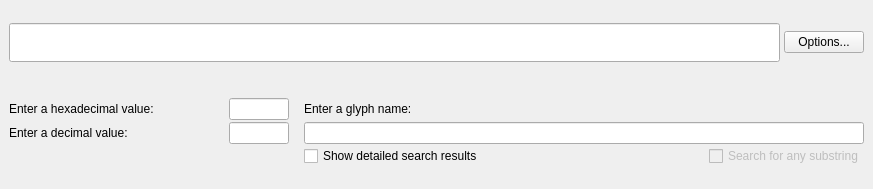
<?xml version="1.0" encoding="UTF-8"?>
<ui version="4.0">
 <class>MainWindow</class>
 <widget class="QMainWindow" name="MainWindow">
  <property name="geometry">
   <rect>
    <x>0</x>
    <y>0</y>
    <width>873</width>
    <height>189</height>
   </rect>
  </property>
  <property name="sizePolicy">
   <sizepolicy hsizetype="Preferred" vsizetype="Preferred">
    <horstretch>0</horstretch>
    <verstretch>0</verstretch>
   </sizepolicy>
  </property>
  <property name="windowTitle">
   <string>Unicode Input Utility</string>
  </property>
  <widget class="QWidget" name="centralwidget">
   <property name="sizePolicy">
    <sizepolicy hsizetype="Preferred" vsizetype="MinimumExpanding">
     <horstretch>0</horstretch>
     <verstretch>0</verstretch>
    </sizepolicy>
   </property>
   <layout class="QVBoxLayout" name="verticalLayout">
    <property name="spacing">
     <number>4</number>
    </property>
    <property name="sizeConstraint">
     <enum>QLayout::SetMinimumSize</enum>
    </property>
    <item>
     <layout class="QHBoxLayout" name="horizontalLayout">
      <item>
       <widget class="QLineEdit" name="textEntry">
        <property name="font">
         <font>
          <family>Times New Roman</family>
          <pointsize>20</pointsize>
         </font>
        </property>
       </widget>
      </item>
      <item>
       <widget class="QPushButton" name="optionsButton">
        <property name="text">
         <string>Options...</string>
        </property>
       </widget>
      </item>
     </layout>
    </item>
    <item>
     <widget class="CharacterWidget" name="characterWidget">
      <property name="sizePolicy">
       <sizepolicy hsizetype="Preferred" vsizetype="Fixed">
        <horstretch>0</horstretch>
        <verstretch>0</verstretch>
       </sizepolicy>
      </property>
      <property name="frameShape">
       <enum>QFrame::StyledPanel</enum>
      </property>
      <property name="frameShadow">
       <enum>QFrame::Raised</enum>
      </property>
     </widget>
    </item>
    <item>
     <layout class="QVBoxLayout" name="verticalLayout_2">
      <property name="spacing">
       <number>0</number>
      </property>
      <item>
       <layout class="QGridLayout" name="gridLayout" columnstretch="1,2">
        <property name="sizeConstraint">
         <enum>QLayout::SetDefaultConstraint</enum>
        </property>
        <property name="horizontalSpacing">
         <number>15</number>
        </property>
        <property name="verticalSpacing">
         <number>2</number>
        </property>
        <item row="1" column="0">
         <layout class="QHBoxLayout" name="horizontalLayout_4">
          <item>
           <widget class="QLabel" name="label_3">
            <property name="text">
             <string>Enter a decimal value:</string>
            </property>
            <property name="alignment">
             <set>Qt::AlignLeading|Qt::AlignLeft|Qt::AlignVCenter</set>
            </property>
           </widget>
          </item>
          <item>
           <widget class="QLineEdit" name="decimalEdit">
            <property name="sizePolicy">
             <sizepolicy hsizetype="Fixed" vsizetype="Fixed">
              <horstretch>0</horstretch>
              <verstretch>0</verstretch>
             </sizepolicy>
            </property>
            <property name="maximumSize">
             <size>
              <width>60</width>
              <height>16777215</height>
             </size>
            </property>
           </widget>
          </item>
         </layout>
        </item>
        <item row="0" column="0">
         <layout class="QHBoxLayout" name="horizontalLayout_3">
          <item>
           <widget class="QLabel" name="label">
            <property name="sizePolicy">
             <sizepolicy hsizetype="Preferred" vsizetype="Fixed">
              <horstretch>0</horstretch>
              <verstretch>0</verstretch>
             </sizepolicy>
            </property>
            <property name="text">
             <string>Enter a hexadecimal value:</string>
            </property>
            <property name="alignment">
             <set>Qt::AlignLeading|Qt::AlignLeft|Qt::AlignVCenter</set>
            </property>
           </widget>
          </item>
          <item>
           <widget class="QLineEdit" name="hex">
            <property name="sizePolicy">
             <sizepolicy hsizetype="Fixed" vsizetype="Fixed">
              <horstretch>0</horstretch>
              <verstretch>0</verstretch>
             </sizepolicy>
            </property>
            <property name="maximumSize">
             <size>
              <width>60</width>
              <height>16777215</height>
             </size>
            </property>
           </widget>
          </item>
         </layout>
        </item>
        <item row="1" column="1">
         <widget class="QLineEdit" name="glyphName"/>
        </item>
        <item row="2" column="1">
         <layout class="QHBoxLayout" name="horizontalLayout_2">
          <item>
           <widget class="QCheckBox" name="detailedResults">
            <property name="text">
             <string>Show detailed search results</string>
            </property>
           </widget>
          </item>
          <item>
           <spacer name="horizontalSpacer">
            <property name="orientation">
             <enum>Qt::Horizontal</enum>
            </property>
            <property name="sizeHint" stdset="0">
             <size>
              <width>40</width>
              <height>20</height>
             </size>
            </property>
           </spacer>
          </item>
          <item>
           <widget class="QCheckBox" name="substringSearch">
            <property name="enabled">
             <bool>false</bool>
            </property>
            <property name="text">
             <string>Search for any substring</string>
            </property>
           </widget>
          </item>
         </layout>
        </item>
        <item row="2" column="0">
         <widget class="QLabel" name="glyphNameLabel">
          <property name="text">
           <string/>
          </property>
         </widget>
        </item>
        <item row="0" column="1">
         <widget class="QLabel" name="label_2">
          <property name="sizePolicy">
           <sizepolicy hsizetype="Preferred" vsizetype="Fixed">
            <horstretch>0</horstretch>
            <verstretch>0</verstretch>
           </sizepolicy>
          </property>
          <property name="text">
           <string>Enter a glyph name:</string>
          </property>
         </widget>
        </item>
       </layout>
      </item>
     </layout>
    </item>
   </layout>
  </widget>
 </widget>
 <customwidgets>
  <customwidget>
   <class>CharacterWidget</class>
   <extends>QFrame</extends>
   <header location="global">characterwidget.h</header>
   <container>1</container>
  </customwidget>
 </customwidgets>
 <resources/>
 <connections/>
</ui>
